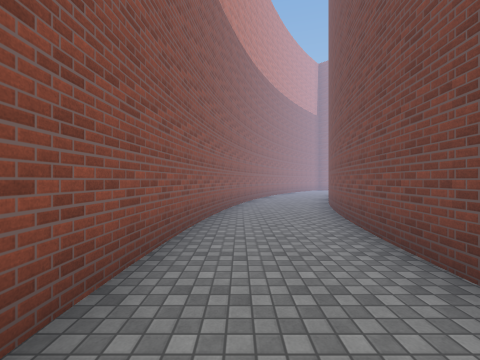
View 1 (above)

12 first-person views from a walk through a Unity game level. The camera is 1.5 m above the floor, looks level and sees 90° across. The floor is counted in squares, 2 m on a side. Each view is taken from the middle of a square. On the plan, view 1 faces up. The plan holds only what a view shows up to about 9 squares ahead; the rest is blank. The place goes on beyond the plan. The player is left out. Surface patterns are stand-ins for the level's own textures.

View 2
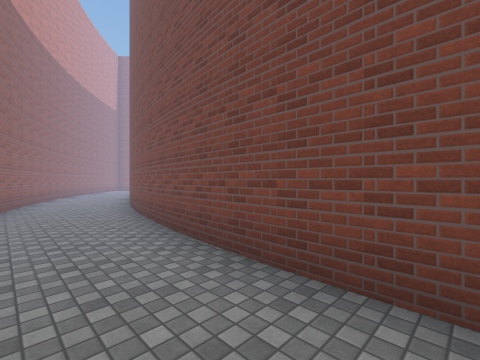

View 3
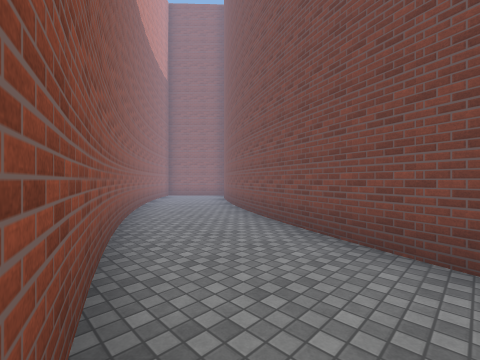

View 4
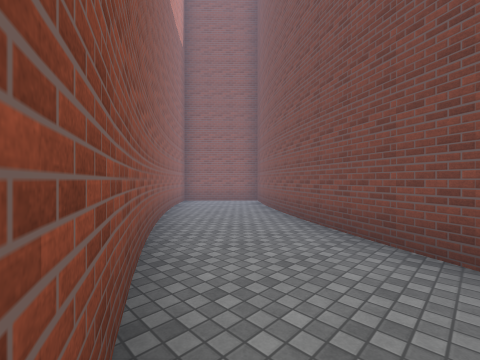

View 5
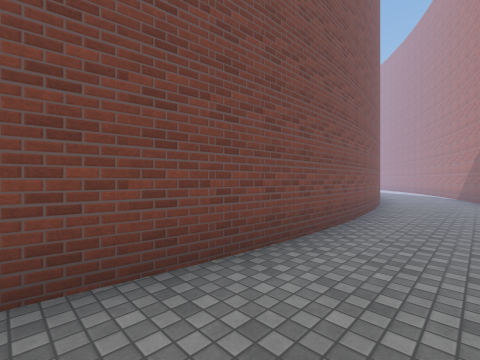

View 6
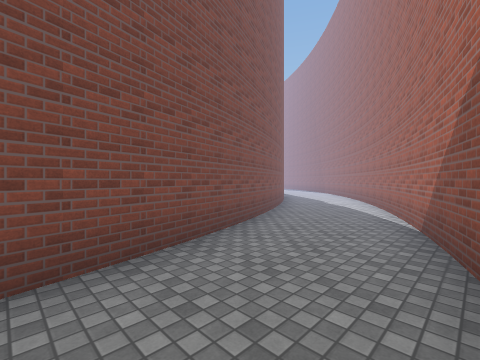

View 7
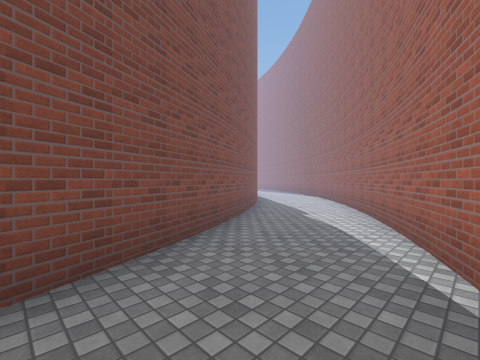

View 8
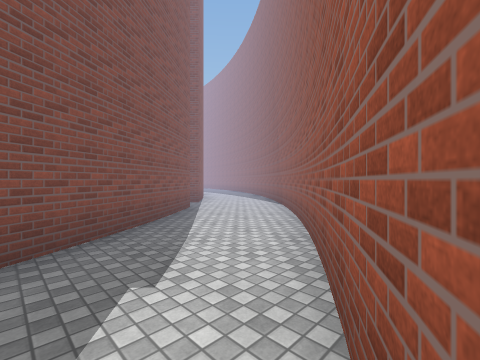

View 9
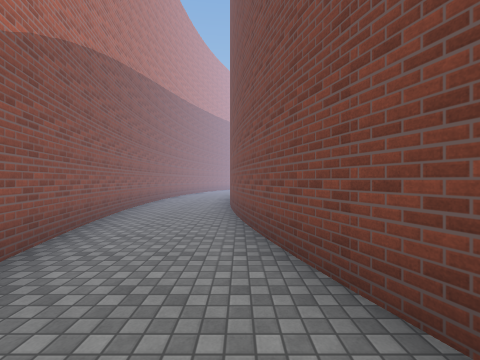

View 10
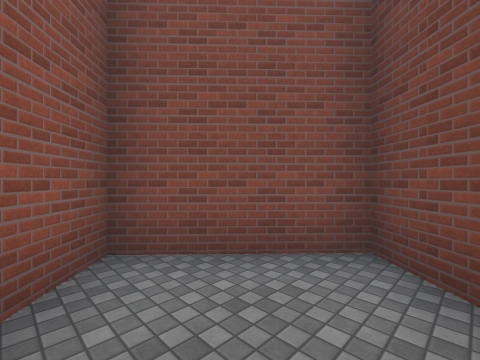

View 11
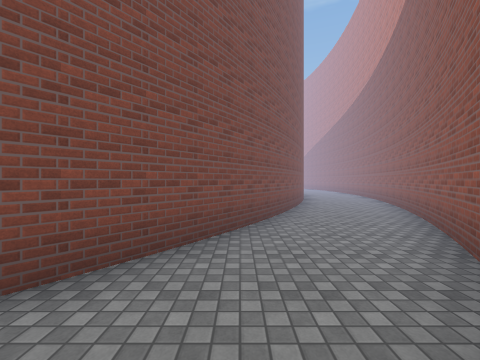

View 12
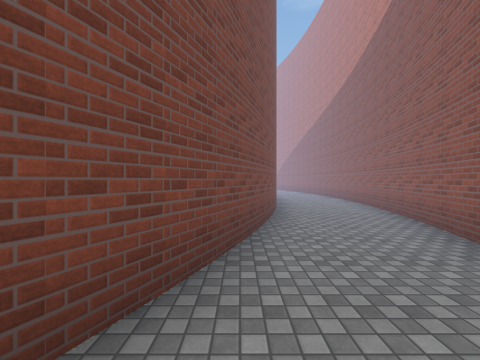

### Floor plan
Points are (right, up) in squares from view 1. A wall is a line through its corners. A room is listed if a view was taken in it or the views show most of it. See-through windows are left out.
Room 1 (views 1, 2, 3, 4, 5, 6, 7, 8, 9, 10, 11, 12)
walls: (1.7, -1.6) (1.6, 2); (1.6, 1.9) (2.1, 5.5); (-0.9, -2.6) (-0.4, -5); (-1, 3) (-1, -1.1) (-0.8, -2.7); (-0.5, -4.9) (0.7, -8.7); (2.4, -5.1) (1.8, -2.3) (1.8, -1.5); (2.1, 5.4) (3, 8.1); (-0.4, 6) (-0.6, 5.2) (-0.9, 2.8); (2.9, 8) (4.4, 11.3); (3.4, -8.3) (2.3, -5); (0.8, -8.7) (1, -9.4); (0.9, -9.3) (2.8, -12.9); (4.1, -9.7) (3.5, -8.3); (4.4, 11.2) (4.8, 11.9); (4.6, 11.9) (7.2, 15.4); (2, 12.7) (0.7, 9.7) (-0.5, 5.9); (2.8, -12.8) (4.2, -14.9); (5.9, -12.6) (4, -9.6); (4.3, -14.8) (5.7, -16.6); (7.2, -14.2) (5.9, -12.5); (3.7, 15.3) (2, 12.5); (7.2, 15.3) (7.7, 15.8) (5.7, 17.6) (3.2, 14.7)
ways out: opening at (7.5, -15)

Positions as (right, up) in squares from view 1, and headings:
1: (0, 0), facing up
2: (0, 0), facing up-right
3: (0, 7), facing up-right
4: (1, 10), facing up-right
5: (0, 4), facing down-right
6: (0, -4), facing down-right
7: (1, -7), facing down-right
8: (2, -11), facing down-right
9: (2, -8), facing up
10: (5, 15), facing up-right
11: (5, 16), facing down
12: (3, 11), facing down
